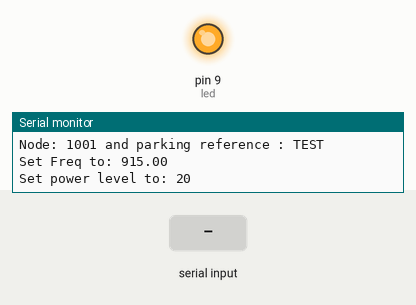
Bench run of a sketch on a simulated Arduino Uno, built with avr-gcc and run on an emulated ATmega328P. Shown: output pins drawn as LEDs (lit = HIGH), the last lines printed to the serial monitor. Inputs (shaded band) come from the test bench. EEPROM starts erased; no radio packets arrive unless stated.

Above: at 1.2 s.
1.3 s: "R-\n" received over Serial
At 2.0 s:
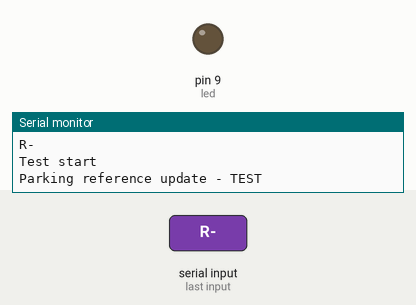
2.9 s: "N-\n" received over Serial
4.4 s: "90,45\n" received over Serial
Timing chart, 0 to 7.4 s (numbered marks = the images above; inputs shaded):
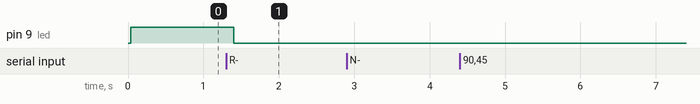

The sketch:

lora_parking.ino
```cpp
// **********************************************************************************
// lora_parking
// sketch for in vehicle LoRa beacon
// Version 0.1
// **********************************************************************************

#include <SPI.h>
#include <RH_RF95.h>
#include <EEPROM.h>         // used to store parameters, in specific the time interval between reading transmissions

#define INITIAL_SETUP // uncomment this for an initial setup of a moteino

// define device specific settings
#define RF95_FREQ 915.0
#define led       9       // Moteinos have LEDs on D9
#define FLASH_SS  8       // and FLASH SS on D8
#define RFM95_CS  10      //wd NSS pin 10 for rf95 radio on Moteino
#define RFM95_RST 9       //wd reset not used
#define RFM95_INT 2
#define RFM95_POWER 20
#define BUFFER_LEN 50

#define SERIAL_BAUD 115200
#define LENGTH_PARK_REF 10
#define LED_DURATION 400

// ***********************************************************
// EEPROM Parameter offsets
#define PARK_NODE 101
#define PARK_REF 110
//#define TXDELAY 140

// *************************************************************
// General variable declarations

char radioBuffer[BUFFER_LEN];     // char array used to receive data
char sendBuffer[BUFFER_LEN];      // char array used to send data
long int timeCtr = 1000L;         // var used to store millis value so led can be non-blocking
char park_ref[] = "TEST";         // var to hold rego
int park_node = 1001;           // var to hold node number
int txDelay = 3;                  // var hold seconds between transmissions
int strIndex = 0;                 // var used for string manipulation
int inRSSI = 0;                   // var for incoming signal strength

// **************************************************************
// Declarations for serial comms
String inputString = "";         // a string to hold incoming data
boolean stringComplete = false;  // whether the string is complete
boolean valid_input = false;
String serialInput = "";
String sRef = "";
int iNode = 0;

//************************************ Load Drivers ****************************************
//  load driver instance of the radio and name it "rf95"
RH_RF95 rf95(RFM95_CS, RFM95_INT);

//************************************ SETUP START ******************************************
void setup()
{
  // Enable the led as an output
  pinMode(led, OUTPUT);

  // setup serial channel
  Serial.begin(SERIAL_BAUD);
  Serial.println("Parking module start");

  // if this is an initial set up, store defaults in EEPROM, otherwise read them
#ifdef INITIAL_SETUP
  EEPROM.put(PARK_NODE, park_node);                     // initial set up node
  EEPROM.put(PARK_REF, park_ref);     // initial set up gateway
  //EEPROM.put(TXDELAY, txDelay);               // initial set up gateway
  Serial.println("Initial setup - values stored in EEPROM");
#endif
  EEPROM.get(PARK_NODE, park_node);                     // set up node
  EEPROM.get(PARK_REF, park_ref);     // registration
  //EEPROM.get(TXDELAY, txDelay);               // transmit delay
  Serial.print("Node: ");
  Serial.print(park_node);
  Serial.print(" and parking reference : ");
  Serial.println(park_ref);
  //Serial.print("Seconds delay between transmissions : ");
  //Serial.println(txDelay);

  pinMode(RFM95_RST, OUTPUT);
  digitalWrite(RFM95_RST, HIGH);
  // manual radio reset
  digitalWrite(RFM95_RST, LOW);
  delay(10);
  digitalWrite(RFM95_RST, HIGH);
  delay(10);


  //wd initialise radio
  if (!rf95.init())
    Serial.println("LoRa init failed");

  // Defaults after init are 434.0MHz, modulation GFSK_Rb250Fd250, +13dbM
  if (!rf95.setFrequency(RF95_FREQ)) {
    Serial.println("setFrequency failed");
    //  while (1);
  }
  Serial.print("Set Freq to: "); Serial.println(RF95_FREQ);

  rf95.setTxPower(RFM95_POWER, false);
  Serial.print("Set power level to: "); Serial.println(RFM95_POWER);
}

//************************************ Start Loop ************************************************************
void loop()
{
  // Initialise the radio buffer with space
  strncpy(radioBuffer, "                                               ", 50);

  if (rf95.available())
  {
    // Should be a message for us now
    uint8_t len = sizeof(radioBuffer);
    if (rf95.recv((uint8_t *) radioBuffer, &len))
    {
      digitalWrite(led, HIGH);
      timeCtr = millis();

      if (radioBuffer[0] == 'V')
      {
        Serial.print("Vehicle message received from node ");
        // move the input to a string for easier management
        String radioIn = radioBuffer;

        // the string starts "V," after that is the vehicle node number. Find the posn of the next comma
        strIndex = radioIn.indexOf(',', 2);
        // Store the vehicle node
        String inNode = radioIn.substring(2, strIndex);
        Serial.print(inNode);
        Serial.print(" with registration ");

        String inReg = radioIn.substring(strIndex + 1, len);
        Serial.print(inReg);
        Serial.print(" RSSI is ");

        inRSSI = rf95.lastRssi();
        Serial.println(inRSSI);

        send_radio_msg(inReg, inNode, inRSSI);

      }
    }
  }
  if ((timeCtr + LED_DURATION) < millis())
  {
    digitalWrite(led, LOW);
  }
  //process any serial input
  serialEvent();            // call the function
  if (stringComplete)       // keep all serial processing in one place
    process_serial();
}

//*******************************************************************************************
// Generic routine for sending a radio message
// the vehicle registration is the only parameter
int strLen = 0;
char cRego[8];
char cVehNode[8];
void send_radio_msg(String rego, String inNode, int inRSSI)
{
  // make a char array for the rego
  strLen = rego.length();
  //char cRego[strLen];
  rego.toCharArray(cRego, strLen + 1);
  Serial.print("Rego to send is ");
  Serial.println(cRego);

  // make a char array for the vehicle node
  strLen = inNode.length();
  inNode.toCharArray(cVehNode, strLen + 1);
  Serial.print("Vehicle node to send is ");
  Serial.print(cVehNode);
  Serial.print(" original was ");
  Serial.println(inNode);

  // sprintf creates the string to transmit
  sprintf(sendBuffer, "P,%s,%s,%d,%d,%s", cVehNode, cRego, inRSSI, park_node, park_ref);
  Serial.print("Radio transmission should be ");
  Serial.println(sendBuffer);
  Serial.println("******************************************************************************");
  // in the send command '(uint8_t *) sendBuffer' casts the proper data type
  // example taken from thread https://lowpowerlab.com/forum/rf-range-antennas-rfm69-library/sending-first-packet-with-rfm95-lora-module/

  //jw, the sketch seems to restart as soon as the message is sent, need to fix this
  rf95.send((uint8_t *) sendBuffer, sizeof(sendBuffer));
  rf95.waitPacketSent();

}

// *************************************************************************************************
void serialEvent() {
  while (Serial.available()) { // keep on reading while info is available
    // get the new byte:
    char inByte = Serial.read();

    // add it to the inputString:
    if ((inByte >= 65 && inByte <= 90) || (inByte >= 97 && inByte <= 122) || (inByte >= 48 && inByte <= 57) || inByte == 43 || inByte == 44 || inByte == 45 || inByte == 46 || inByte == 61 || inByte == 63) {
      inputString.concat(inByte);
    }
    if (inByte == 10 || inByte == 13) {
      // user hit enter or such like
      Serial.println(inputString);
      stringComplete = true;
    }
  }
}

// ************************************************************************************************
void process_serial()
{
  valid_input = false;

  // A serial input starting with 'R-' is a registration update
  if (inputString.substring(0, 2) == "R-")
  {
    serialInput = inputString.substring(2);
    //serialInput.toUpperCase();
    Serial.println("Test start");
    Serial.println(serialInput);
    Serial.print("Parking reference update - ");

    serialInput.toCharArray(park_ref, serialInput.length());
    EEPROM.put(PARK_REF, park_ref);     // update reference
    Serial.println(park_ref);
    valid_input = true;
  }

  // A serial input starting with 'N-' is a node number update
  if (inputString.substring(0, 2) == "N-")
  {
    serialInput = inputString.substring(2);
    iNode = serialInput.toInt();

    // 0 if return if string is invalid
    if (iNode != 0)
    {
      Serial.print("Node number update - ");
      park_node = iNode;
      EEPROM.put(PARK_NODE, park_node);                     // update node
      Serial.println(park_node);
      valid_input = true;
    }
  }

  if (!valid_input)
  {
    Serial.println("Invalid serial input");
    Serial.println("To update the registration number, enter R-XXXNNN where XXXNNN is the registration number");
    Serial.println("To update the node number, enter N-nnnn where nnnn is the node nuber number");
    Serial.println("Thanks from the Auckland Council IoT team");
    Serial.println();
  }

  // clear the string:
  inputString = "";
  stringComplete = false;
}
```
